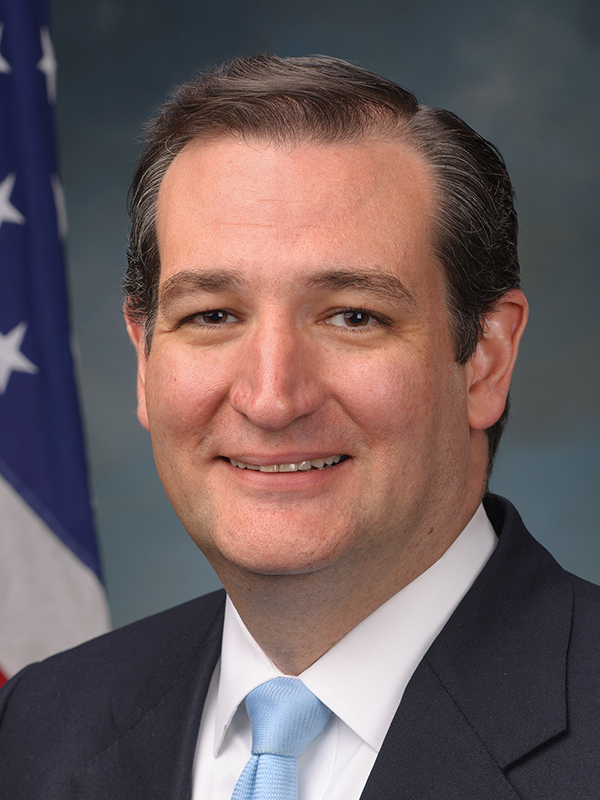
//> input picture FaceSwap/ted_cruz.jpg, 600 x 800 px
$ ./FaceSwap   (built with g++ and OpenCV 4)
//> lines starting //> are read from the running program, lines starting //| are printed output that depends on the picture; after the words box and inside, x2 and y2 are one past the last pixel; in counts of white or black regions, pixels touching at a corner belong together
#include <opencv2\opencv.hpp>
#include <iostream>
#include <fstream>
#include <string>
#include <vector>

using namespace cv;

void warpTriangle(Mat &img1, Mat &img2, std::vector<Point2f> &t1, std::vector<Point2f> &t2);
static void calculateDelaunayTriangles(Rect rect, std::vector<Point2f> &points, std::vector< std::vector<int> > &delaunayTri);
void applyAffineTransform(Mat& warp_img, Mat& src, std::vector<Point2f>&  srcTri, std::vector<Point2f>& dstTri);
std::vector<Point2f> readPoints(std::string filename);

int main(int argc, char** argv)
{
	//Read input images
	//std::string& image_name1 = "ted_cruz.jpg";
	//std::string& image_name2 = "donald_trump.jpg";

	Mat img1 = imread("ted_cruz.jpg");
//> img1 is the input picture: 800 rows x 600 cols, CV_8UC3; mean B, G, R 92.8, 92, 108.1
	Mat img2 = imread("donald_trump.jpg");
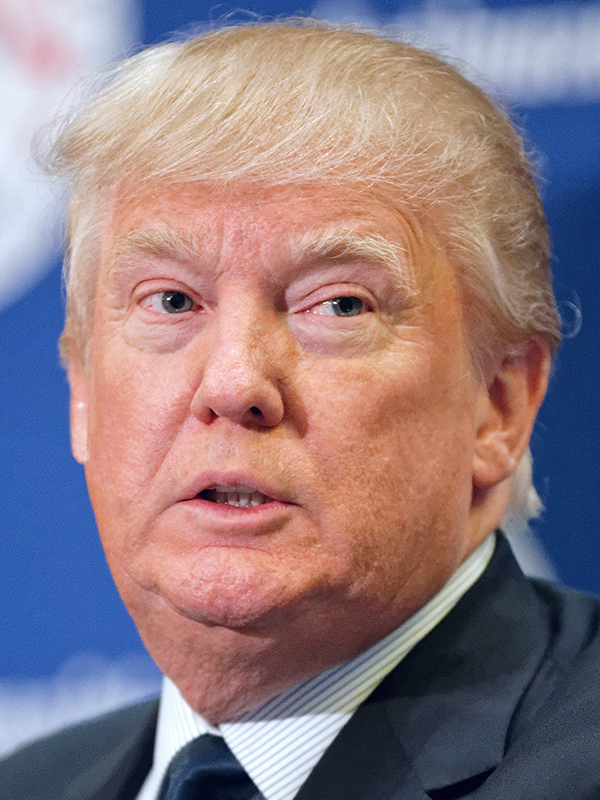
//> input picture FaceSwap/donald_trump.jpg, 600 x 800 px
//> img2 is the input picture: 800 rows x 600 cols, CV_8UC3; mean B, G, R 130.9, 124.5, 144.5
	Mat img1_warped = img2.clone();

	//Read points
	std::vector<Point2f> points1, points2;
	points1 = readPoints("ted_cruz.jpg.txt");
	points2 = readPoints("donald_trump.jpg.txt");

	//Convert Mat to float datatype
	img1.convertTo(img1, CV_32F);
//> img1: 800 rows x 600 cols, CV_32FC3
	img1_warped.convertTo(img1_warped, CV_32F);

	//Find convex hull
	std::vector<Point2f> hull1;
	std::vector<Point2f> hull2;
	std::vector<int> hullIndex;

	convexHull(points2, hullIndex, false, false);

	for (int i = 0; i < hullIndex.size(); i++)
	{
		hull1.push_back(points1[hullIndex[i]]);
		hull2.push_back(points2[hullIndex[i]]);
	}

	//Find delauny trainglation for points on convex hull
	std::vector<std::vector<int> > dt;
	Rect rect(0, 0, img1_warped.cols, img1_warped.rows);
//> rect = Rect(0, 0, 600, 800)
	calculateDelaunayTriangles(rect, hull2, dt);

	//Apply affine transform to delanuay triangles
	for (size_t i = 0; i < dt.size(); i++)
	{
		std::vector<Point2f> t1, t2;
		//Get points for img1, img2 corresponding to the trianglution
		for (size_t j = 0; j < 3; j++)
		{
			t1.push_back(hull1[dt[i][j]]);
			t2.push_back(hull2[dt[i][j]]);
		}

		warpTriangle(img1, img1_warped, t1, t2);
	}
//> this loop made 20 passes
//> pass 1, in warpTriangle, `img1(r1).copyTo(img1Rect);`:
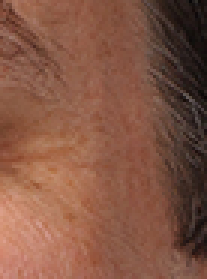
//> img1Rect: 93 rows x 69 cols, CV_32FC3 (shown 3 times larger); mean B, G, R 67.9, 86, 131.1
//> pass 1, in applyAffineTransform, `warpAffine(src, warp_img, warpMat, warp_img.size(), INTER_LINEAR, BORD..`:
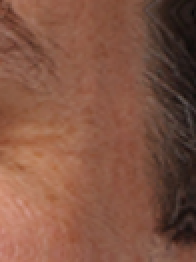
//> warp_img: 131 rows x 98 cols, CV_32FC3 (shown 2 times larger); mean B, G, R 67, 84.9, 129.5
//> pass 1, in warpTriangle, `multiply(img2Rect, mask, img2Rect);`:
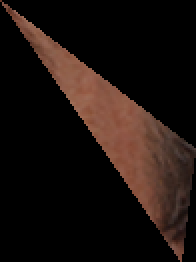
//> img2Rect: 131 rows x 98 cols, CV_32FC3 (shown 2 times larger); mean B, G, R 14.3, 18, 27.9
//> after the loop:
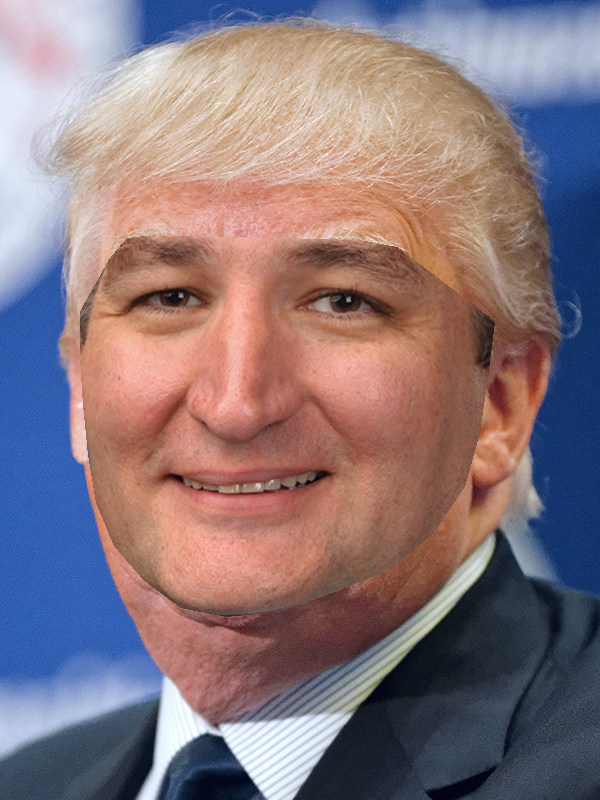
//> img1_warped: 800 rows x 600 cols, CV_32FC3; mean B, G, R 124.8, 118.7, 137.5

	//Calculate mask
	std::vector<Point> hull8U;
	for (int i = 0; i < hull2.size(); i++)
	{
		Point pt(hull2[i].x, hull2[i].y);
		hull8U.push_back(pt);
	}

	Mat mask = Mat::zeros(img2.rows, img2.cols, img2.depth());
	fillConvexPoly(mask, &hull8U[0], hull8U.size(), Scalar(255, 255, 255));
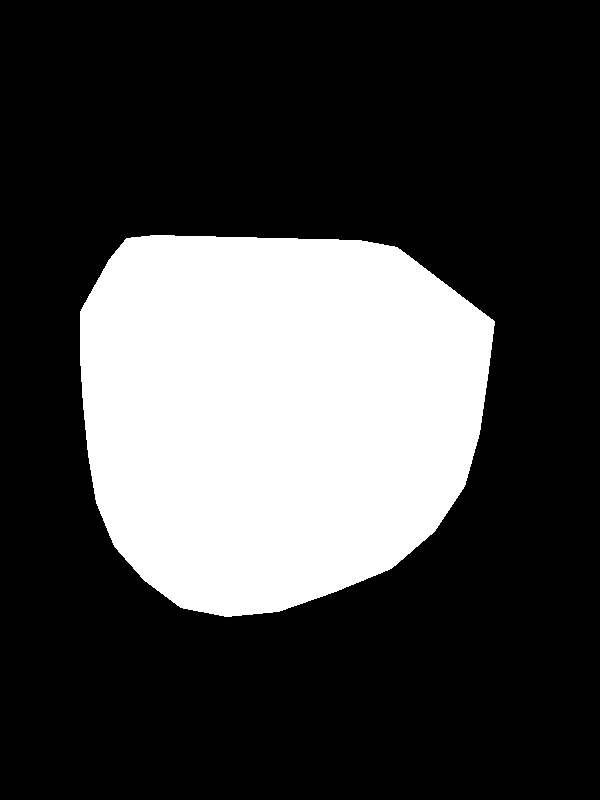
//> mask: 800 rows x 600 cols, CV_8UC1; 26.9% white; 1 white region, box (x1, y1, x2, y2) and area: (80, 235, 495, 617) 129014

	// Clone seamlessly
	Rect r = boundingRect(hull2);
	Point center = (r.tl() + r.br()) / 2;

	Mat output;
	img1_warped.convertTo(img1_warped, CV_8UC3);
//> img1_warped: 800 rows x 600 cols, CV_8UC3
	seamlessClone(img1_warped, img2, mask, center, output, NORMAL_CLONE);
//> mask: 800 rows x 600 cols, CV_8UC1; 7.1% white; 1 white region, box (x1, y1, x2, y2) and area: (80, 235, 495, 617) 34261
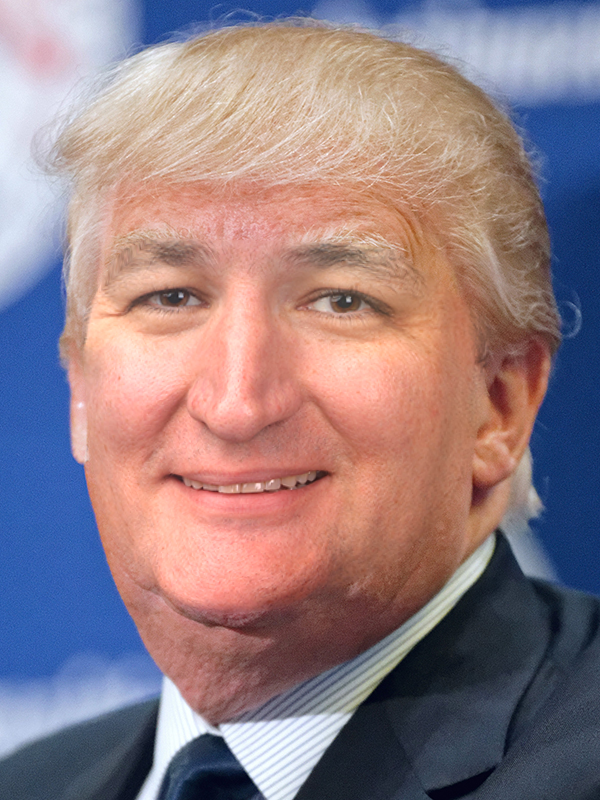
//> output: 800 rows x 600 cols, CV_8UC3; mean B, G, R 132.1, 126.1, 147.6

	imshow("Face Swapped", output);
	if (waitKey(0) == 13)
//> the space key is pressed
	{
		destroyAllWindows();
	}

	return EXIT_SUCCESS;
}


//Read points from text files
std::vector<Point2f> readPoints(std::string filename)
{
	std::vector<Point2f> points;
	std::ifstream file(filename.c_str());
	float x, y;
	int count = 0;
	while (file >> x >> y)
	{
		points.push_back(Point2f(x, y));
	}

	return points;
}

//Apply affine transform
void applyAffineTransform(Mat& warp_img, Mat& src, std::vector<Point2f>&  srcTri, std::vector<Point2f>& dstTri)
{
	// Given a pair of trinagles, find the affine transform.
	Mat warpMat = getAffineTransform(srcTri, dstTri);

	// Apply the affine transform
	warpAffine(src, warp_img, warpMat, warp_img.size(), INTER_LINEAR, BORDER_REFLECT);
}

// Calculate Delaunay triangles for set of points
// Returns the vector of indices of 3 points for each triangle
static void calculateDelaunayTriangles(Rect rect, std::vector<Point2f> &points, std::vector< std::vector<int> > &delaunayTri)
{

	// Create an instance of Subdiv2D
	Subdiv2D subdiv(rect);

	// Insert points into subdiv
	for (std::vector<Point2f>::iterator it = points.begin(); it != points.end(); it++)
		subdiv.insert(*it);

	std::vector<Vec6f> triangleList;
	subdiv.getTriangleList(triangleList);
	std::vector<Point2f> pt(3);
	std::vector<int> ind(3);

	for (size_t i = 0; i < triangleList.size(); i++)
	{
		Vec6f t = triangleList[i];
		pt[0] = Point2f(t[0], t[1]);
		pt[1] = Point2f(t[2], t[3]);
		pt[2] = Point2f(t[4], t[5]);

		if (rect.contains(pt[0]) && rect.contains(pt[1]) && rect.contains(pt[2])) {
			for (int j = 0; j < 3; j++)
				for (size_t k = 0; k < points.size(); k++)
					if (abs(pt[j].x - points[k].x) < 1.0 && abs(pt[j].y - points[k].y) < 1)
						ind[j] = k;

			delaunayTri.push_back(ind);
		}
	}

}


// Warps and alpha blends triangular regions from img1 and img2 to img
void warpTriangle(Mat &img1, Mat &img2, std::vector<Point2f> &t1, std::vector<Point2f> &t2)
{

	Rect r1 = boundingRect(t1);
	Rect r2 = boundingRect(t2);

	// Offset points by left top corner of the respective rectangles
	std::vector<Point2f> t1Rect, t2Rect;
	std::vector<Point> t2RectInt;
	for (int i = 0; i < 3; i++)
	{

		t1Rect.push_back(Point2f(t1[i].x - r1.x, t1[i].y - r1.y));
		t2Rect.push_back(Point2f(t2[i].x - r2.x, t2[i].y - r2.y));
		t2RectInt.push_back(Point(t2[i].x - r2.x, t2[i].y - r2.y)); // for fillConvexPoly

	}

	// Get mask by filling triangle
	Mat mask = Mat::zeros(r2.height, r2.width, CV_32FC3);
	fillConvexPoly(mask, t2RectInt, Scalar(1.0, 1.0, 1.0), 16, 0);

	// Apply warpImage to small rectangular patches
	Mat img1Rect;
	img1(r1).copyTo(img1Rect);

	Mat img2Rect = Mat::zeros(r2.height, r2.width, img1Rect.type());

	applyAffineTransform(img2Rect, img1Rect, t1Rect, t2Rect);

	multiply(img2Rect, mask, img2Rect);
	multiply(img2(r2), Scalar(1.0, 1.0, 1.0) - mask, img2(r2));
	img2(r2) = img2(r2) + img2Rect;
}
